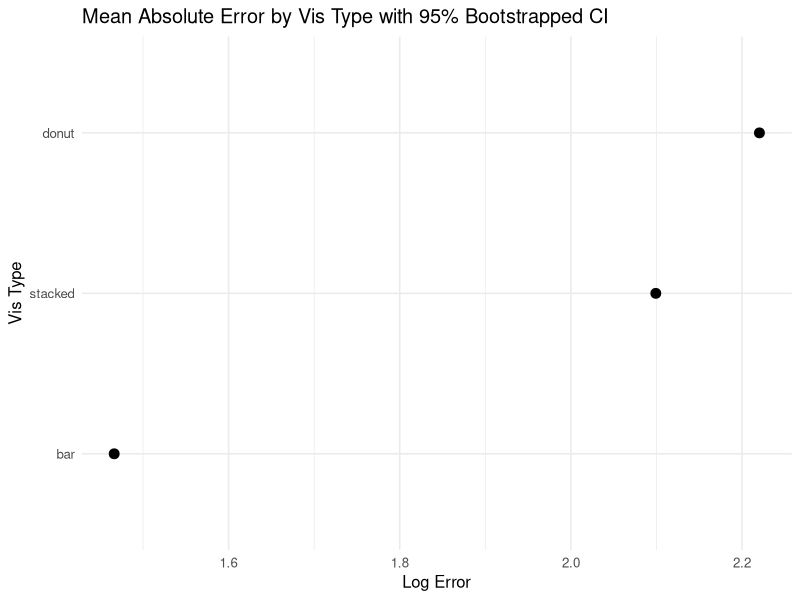

This chart was generated by the following R code:
library(ggplot2)

# load data
df <- read.csv("trials/master.csv")

# do absolute value of errors
df$Error <- abs(df$Error)

# filter by vis type
df$type <- factor(
  sub("_[0-9]+$", "", df$Vis),
  levels = c("bar", "stacked", "donut")
)

# plot with mean and 95% bootstrapped CI
r_plot <- ggplot(df, aes(x = Error, y = type)) +
  
  # mean point
  stat_summary(
    fun = mean,
    geom = "point",
    size = 3,
    color = "black"
  ) +
  
  # bootstrapped 95% CI
  stat_summary(
    fun.data = mean_cl_boot,
    geom = "errorbarh",
    height = 0.2,
    color = "black"
  ) +
  
  labs(
    x = "Log Error",
    y = "Vis Type",
    title = "Mean Absolute Error by Vis Type with 95% Bootstrapped CI"
  ) +
  
  theme_minimal(base_size = 12)

r_plot
